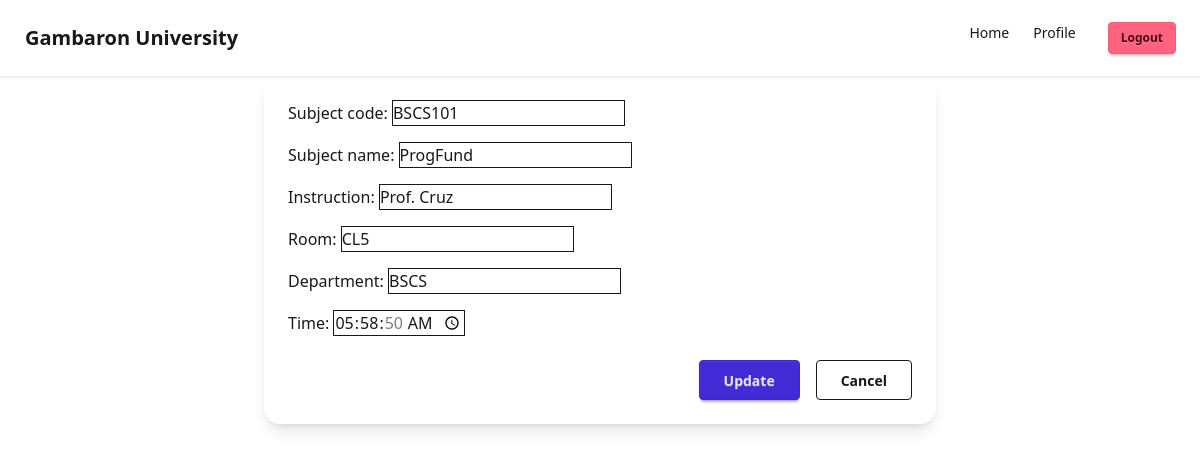
Page /subjects/update/1/ on the earlier database version.
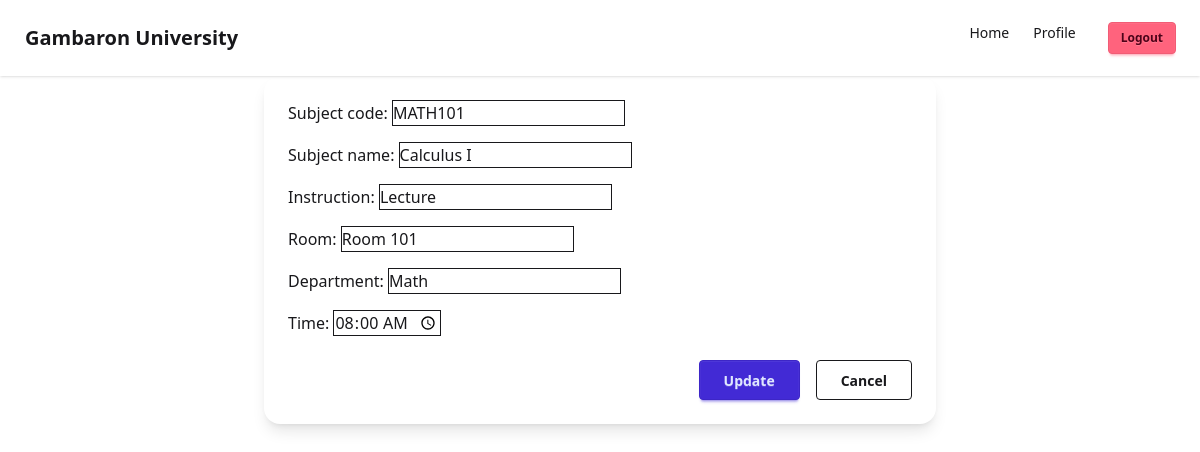
Same page on the later database version.
### online_enrollment/models.py (models this page shows, shortened)
class Subjects(models.Model):
    subject_code = models.CharField(max_length=100)
    subject_name = models.CharField(max_length=100)
    instruction = models.CharField(max_length=100)
    room = models.CharField(max_length=100)
    department = models.CharField(max_length=100)
    time = models.TimeField()  # make sure this exists

### online_enrollment/views.py (the view)
# urls.py: path('subjects/update/<int:pk>/', views.UpdateSubjectsView, name="update_subject"),
def UpdateSubjectsView(request, pk):
    subject = get_object_or_404(Subjects, pk=pk)
    if request.method == 'POST':
        form = SubjectsForm(request.POST, instance=subject)
        if form.is_valid():
            form.save()
            return redirect('subjects')
    else:
        form = SubjectsForm(instance=subject)
    return render(request, 'subjects/update_subject.html', {
        "forms": form
    })

### online_enrollment/forms.py
class SubjectsForm(forms.ModelForm):
    class Meta:
        model = Subjects
        fields = '__all__'
        widgets = {
            'time': forms.TimeInput(attrs={'type': 'time'}),
        }

### online_enrollment/templates/subjects/update_subject.html (shortened to what this page needs)
{% extends 'base.html' %}
{% block content %}
<form method="POST" class="w-full max-w-2xl mx-auto bg-white p-6 rounded-2xl shadow-lg flex flex-col gap-4">
    {{ forms.as_p }}
    <div class="flex gap-4 justify-end mt-2">
        <button type="submit" class="btn btn-primary px-6 py-2 font-semibold">Update</button>
        <a href="" class="btn btn-outline px-6 py-2 font-semibold">Cancel</a>
    </div>
</form>
{% endblock  %}

Differences in the rows shown:
changed Subjects: subject_code "BSCS101" → "MATH101"; subject_name "ProgFund" → "Calculus I"; instruction "Prof. Cruz" → "Lecture"; room "CL5" → "Room 101"; department "BSCS" → "Math"; time "05:58:50" → "08:00:00"
